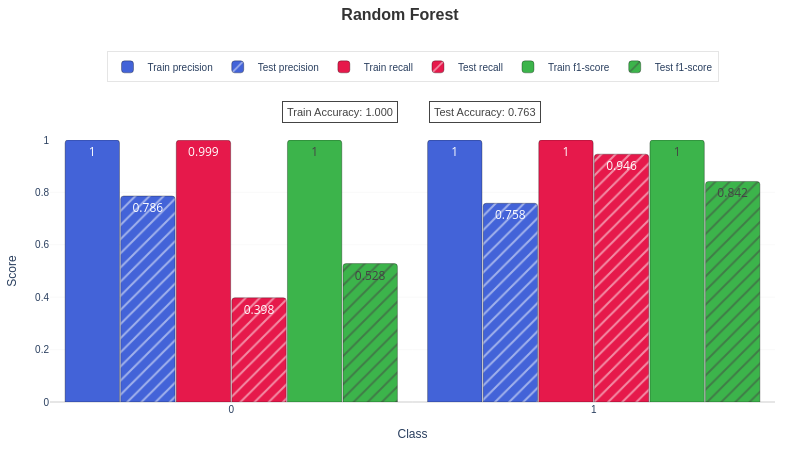

The code cell stored with this chart in its notebook:
### Code cell
rf_fig_learning, rf_fig_roc, rf_train_report, rf_test_report = train_and_evaluate(
    train_df, test_df, "rf"
)  # Random Forest
plot_classification_report("Random Forest", rf_train_report, rf_test_report)

### Figure 1 — Plotly figure (JSON) as saved in the notebook; plotly's stock layout.template omitted (floating-point values rounded to 4 significant figures)
{"data": [{"hovertemplate": "<b>%{x}</b><br>precision: %{y:.3f}<br>Train<br>", "marker": {"color": "#4363d8", "line": {"color": "rgba(0,0,0,0.3)", "width": 1}, "pattern": {"shape": ""}}, "name": "Train precision", "text": [1.0, 1.0], "textposition": "auto", "type": "bar", "width": 0.15, "x": ["0", "1"], "y": [1.0, 0.9996]}, {"hovertemplate": "<b>%{x}</b><br>precision: %{y:.3f}<br>Test<br>", "marker": {"color": "#4363d8", "line": {"color": "rgba(0,0,0,0.3)", "width": 1}, "pattern": {"shape": "/"}}, "name": "Test precision", "text": [0.786, 0.758], "textposition": "auto", "type": "bar", "width": 0.15, "x": ["0", "1"], "y": [0.7862, 0.7584]}, {"hovertemplate": "<b>%{x}</b><br>recall: %{y:.3f}<br>Train<br>", "marker": {"color": "#e6194B", "line": {"color": "rgba(0,0,0,0.3)", "width": 1}, "pattern": {"shape": ""}}, "name": "Train recall", "text": [0.999, 1.0], "textposition": "auto", "type": "bar", "width": 0.15, "x": ["0", "1"], "y": [0.9992, 1.0]}, {"hovertemplate": "<b>%{x}</b><br>recall: %{y:.3f}<br>Test<br>", "marker": {"color": "#e6194B", "line": {"color": "rgba(0,0,0,0.3)", "width": 1}, "pattern": {"shape": "/"}}, "name": "Test recall", "text": [0.398, 0.946], "textposition": "auto", "type": "bar", "width": 0.15, "x": ["0", "1"], "y": [0.3978, 0.9459]}, {"hovertemplate": "<b>%{x}</b><br>f1-score: %{y:.3f}<br>Train<br>", "marker": {"color": "#3cb44b", "line": {"color": "rgba(0,0,0,0.3)", "width": 1}, "pattern": {"shape": ""}}, "name": "Train f1-score", "text": [1.0, 1.0], "textposition": "auto", "type": "bar", "width": 0.15, "x": ["0", "1"], "y": [0.9996, 0.9998]}, {"hovertemplate": "<b>%{x}</b><br>f1-score: %{y:.3f}<br>Test<br>", "marker": {"color": "#3cb44b", "line": {"color": "rgba(0,0,0,0.3)", "width": 1}, "pattern": {"shape": "/"}}, "name": "Test f1-score", "text": [0.528, 0.842], "textposition": "auto", "type": "bar", "width": 0.15, "x": ["0", "1"], "y": [0.5283, 0.8418]}], "layout": {"annotations": [{"bgcolor": "rgba(255, 255, 255, 0.9)", "bordercolor": "#444", "borderpad": 4, "borderwidth": 1, "font": {"color": "#444", "family": "Arial", "size": 11}, "showarrow": false, "text": "Train Accuracy: 1.000", "x": 0.4, "xanchor": "center", "xref": "paper", "y": 1.15, "yref": "paper"}, {"bgcolor": "rgba(255, 255, 255, 0.9)", "bordercolor": "#444", "borderpad": 4, "borderwidth": 1, "font": {"color": "#444", "family": "Arial", "size": 11}, "showarrow": false, "text": "Test Accuracy: 0.763", "x": 0.6, "xanchor": "center", "xref": "paper", "y": 1.15, "yref": "paper"}], "barcornerradius": 3, "bargap": 0.08, "bargroupgap": 0.02, "barmode": "group", "height": 450, "hoverlabel": {"bgcolor": "white", "font": {"family": "Arial", "size": 11}}, "legend": {"bgcolor": "rgba(255, 255, 255, 0.9)", "bordercolor": "rgba(0,0,0,0.1)", "borderwidth": 1, "font": {"family": "Arial", "size": 10}, "groupclick": "toggleitem", "orientation": "h", "traceorder": "normal", "x": 0.5, "xanchor": "center", "y": 1.22, "yanchor": "bottom"}, "margin": {"b": 25, "l": 25, "r": 25, "t": 140}, "paper_bgcolor": "white", "plot_bgcolor": "white", "showlegend": true, "title": {"font": {"color": "#333", "family": "Arial", "size": 16}, "text": "<b>Random Forest</b>", "x": 0.5, "xanchor": "center", "y": 0.98, "yanchor": "top"}, "width": 800, "xaxis": {"showgrid": false, "tickangle": 0, "tickfont": {"family": "Arial", "size": 10}, "title": {"font": {"family": "Arial", "size": 12}, "text": "Class"}, "type": "category"}, "yaxis": {"gridcolor": "rgba(128,128,128,0.1)", "gridwidth": 0.5, "range": [0, 1], "tickfont": {"family": "Arial", "size": 10}, "title": {"font": {"family": "Arial", "size": 12}, "text": "Score"}, "zeroline": true, "zerolinecolor": "rgba(0,0,0,0.2)", "zerolinewidth": 1}}}
